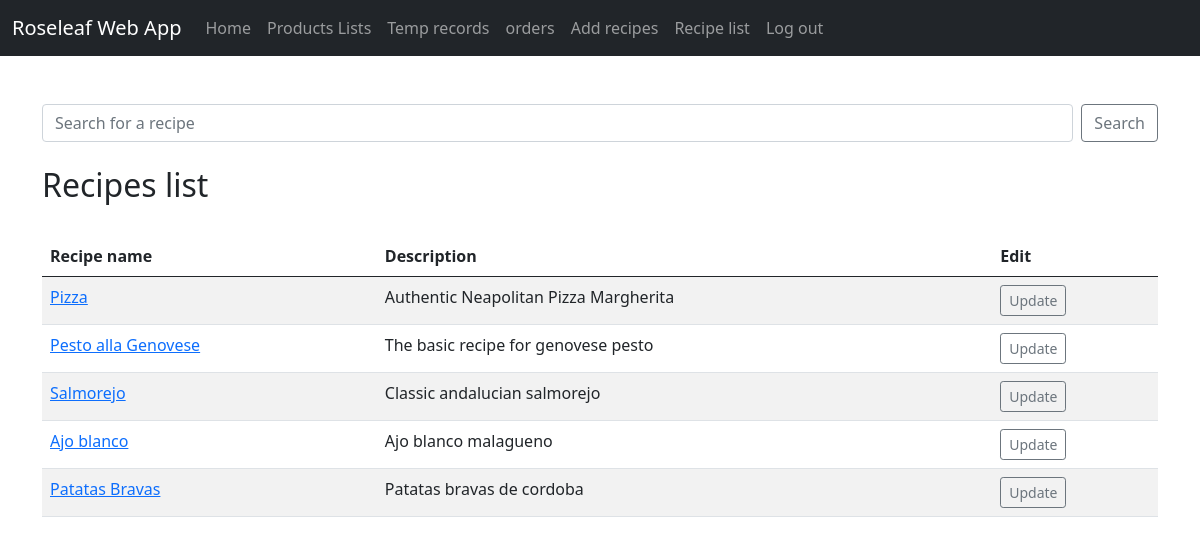
The app's page /list_recipes/, older data.
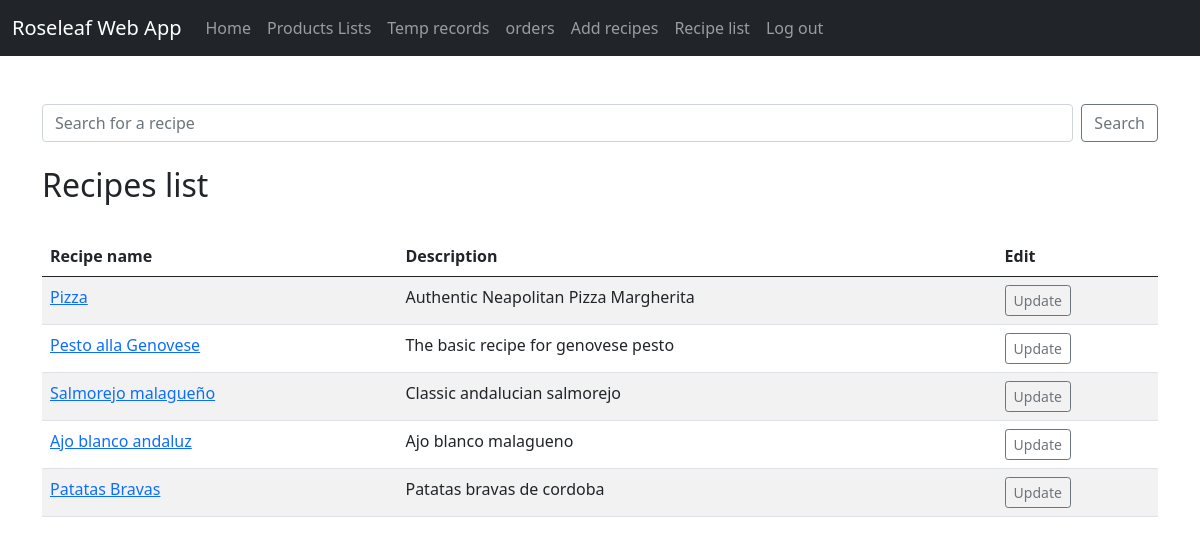
The same page, newer data.
### roseleaf_app/models.py (models this page shows)
class Recipe(models.Model):
    name = models.CharField(max_length=50)
    description = models.CharField(max_length=100)
    user = models.ForeignKey(Member, on_delete=models.CASCADE)
    season = models.ForeignKey(Season, on_delete=models.CASCADE, null=True, blank=True)
    Ingredients = models.CharField(max_length=300)
    method = models.CharField(max_length=300)
    allergens = models.ManyToManyField('Allergen')
    def __str__(self):
        return self.name

### roseleaf_app/views.py (the view)
# urls.py: path('list_recipes/', views.list_recipes, name='list_recipes'),
def list_recipes(request):
    recipe_list = Recipe.objects.all()
    return render(request, 'roseleaf_app/list_recipes.html',
                  {'recipe_list' : recipe_list})

### roseleaf_app/templates/roseleaf_app/list_recipes.html (shortened to what this page needs)
{% extends 'roseleaf_app/base.html' %}
{% block content %}
    <br><br>
    <form class="d-flex" method="post" action="{% url 'search_recipes' %}">
        <input class="form-control me-2" type="search"
               placeholder="Search for a recipe" aria-label="Search" name="searched">
        <button class="btn btn-outline-secondary" type="submit">Search</button>
    </form>
    <br/>
    <h2>Recipes list</h2>
    <br>
    <table class="table table-hover table-striped ">
    <thead>
            <tr>
                <th scope="col">Recipe name</th>
                <th scope="col">Description</th>
                <th scope="col">Edit</th>
            </tr>
        </thead>
    {% for recipe in recipe_list %}
        <tr>
            <td><a href="{% url 'show_recipe' recipe.id %}">{{ recipe }}</a></td>
            <td>{{ recipe.description }}</td>
            <td><a href="{% url 'update_recipe' recipe.id %}"
                   class="btn btn-outline-secondary btn-sm"> Update </a></td>
        </tr>
    {% endfor %}
    </table>
{% endblock %}

Row changes from the older to the newer data that the page shows:
changed Recipe "Classic andalucian salmorejo": name "Salmorejo" → "Salmorejo malagueño"
changed Recipe "Ajo blanco malagueno": name "Ajo blanco" → "Ajo blanco andaluz"
